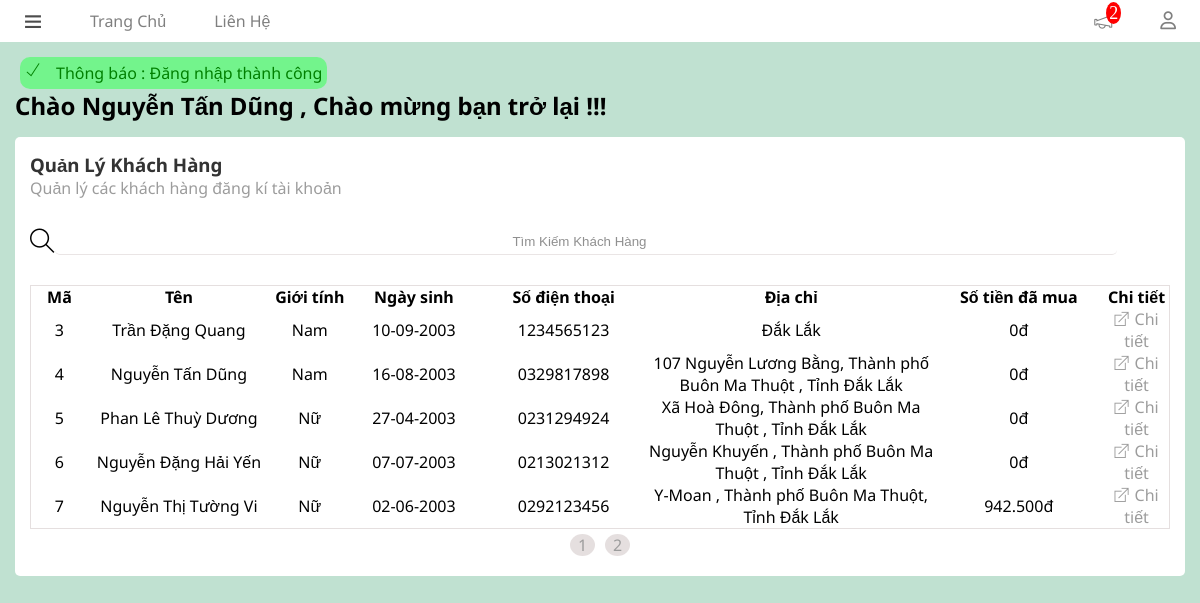
Page /customer/index.php (signed in) on the committed database.
### tables this page shows
CREATE TABLE `customers` (
  `id` int NOT NULL,
  `name` varchar(200) NOT NULL,
  `gender` int NOT NULL,
  `date` date DEFAULT NULL,
  `email` varchar(100) NOT NULL,
  `password` varchar(250) NOT NULL,
  `photos` varchar(100) DEFAULT NULL,
  `adress` text,
  `token` varchar(100) DEFAULT NULL,
  `phone` varchar(12) NOT NULL
);

### customer/index.php (the view, shortened to what this page needs)
<?php
$search ='';
$page ='1';
require_once '../connect.php';
$sql_customers = "select count(*) from customers where name like '%$search%'";
$arr_customers = mysqli_query($connect,$sql_customers);
$result_customers = mysqli_fetch_array($arr_customers);
$total_customers = $result_customers['count(*)'];
$customer_in_page = 5;
$total_page = ceil($total_customers/$customer_in_page);
$skip_page = $customer_in_page*($page-1);
$sql = "SELECT customers.*,ifnull(sum(total_price),0) as total_paid,COUNT(orders.id_customers) as quantity_orders
FROM customers LEFT JOIN orders on customers.id = orders.id_customers
where name like '%$search%' and orders.status = 1 or orders.id_customers is null group by customers.id
limit $customer_in_page offset $skip_page";
$result = mysqli_query($connect,$sql);
?>
<!DOCTYPE html>
<html lang="en">
<head>
    <link rel="stylesheet" href="../asset/font/themify-icons/themify-icons.css">
    <link rel="stylesheet" href="../asset/css/menu.css">
    <link rel="stylesheet" href="../asset/css/notifi.css">
    <link rel="stylesheet" href="../asset/css/style_customer.css">
  <link rel="stylesheet" href="https://code.jquery.com/ui/1.13.1/themes/base/jquery-ui.css">
</head>
<body>
    <div id="main">
        <div id="contain">
        <?php include '../asset/php/nav.php'?>
            <div id="body-contain">
            <?php include '../asset/php/notifi.php' ?>
                <h2 class="hello">Chào <?php echo $_SESSION['name'] ?> , Chào mừng bạn trở lại !!!</h2>
                <div id="content">
                    <h3 class="header">Quản Lý Khách Hàng</h3>
                    <p class="color-text">Quản lý các khách hàng đăng kí tài khoản</p>
                    <div class="content-search">
                        <i class="ti-search"></i>
                        <form>
                            <input type="search" name="search" class="search" placeholder="Tìm Kiếm Khách Hàng" id="input-search" value="">
                        </form>
                    </div>
                    <div id="content-table">
                        <table>
                            <tr>
                                <th class="content-table-id">Mã</th>
                                <th class="content-table-name">Tên</th>
                                <th class="content-table-gender">Giới tính</th>
                                <th class="content-table-date">Ngày sinh </th>
                                <th class="content-table-email">Số điện thoại</th>
                                <th class="content-table-adress">Địa chỉ</th>
                                <th class="content-table-amount-purchased">Số tiền đã mua</th>
                                <th class="content-table-detail">Chi tiết</th>
                            </tr>
                            <?php foreach($result as $each ) :?>
                            <tr>
                                <td><?php echo $each['id'] ?></td>
                                <td><?php echo $each['name'] ?></td>
                                <td><?php if($each['gender']==1){
                                    echo 'Nam';
                                }
                                else{
                                    echo 'Nữ';
                                }
                                ?></td>
                                <td>
                                <?php echo date('d-m-Y',strtotime($each['date'])) ?>
                                </td>
                                <td>
                                <?php echo $each['phone'] ?>
                                </td>
                                <td><?php echo $each['adress'] ?></td>
                                <td>
                                    <?php echo number_format($each['total_paid'], 0, ',', '.')?><span>đ</span>
                                </td>
                                <td><a href="detail.php?id=<?php echo $each['id']?>" class="table-a-detail"><i class="ti-new-window"></i></i> Chi tiết</a></td>
                            </tr>
                            <?php endforeach ?>
                        </table>
                    </div>
                    <div id="footer">
                        <?php for($i=1;$i<=$total_page;$i++){?>
                        <a href="index.php?page=<?php echo $i ?>&search=<?php echo $search ?>"><div class="page color-text"><?php echo $i ?></div></a>
                        <?php } ?>
                    </div>
                </div>
            </div>
        </div>
    </div>
</body>
</html>

### asset/css/menu.css (style rules this page uses)
* { box-sizing: border-box; margin: 0; padding: 0; }
html { background-color: #c0e1d1; font-family: 'Noto Sans', sans-serif; }
table { border-collapse: collapse; }

### asset/css/style_customer.css (style rules this page uses)
* { box-sizing: border-box; margin: 0; padding: 0; }
html { background-color: #c0e1d1; font-family: 'Noto Sans', sans-serif; }
table { border-collapse: collapse; }
#body-contain { padding: 15px; color: black; padding-top: 42px; }
#content { width: 100%; padding: 15px; margin: 15px 0px 15px 0px; background-color: white; border-radius: 5px; }
.header { color : #333333; }
.color-text { color : #9c9c9c; }
.content-search { position: relative; margin-top: 30px; width: 100%; text-align: center; display: flex; margin-bottom: 30px; }
.content-search i { font-size: 25px; }
.search { border: 0px; border-bottom: 1px solid #e5dfdf; border-radius: 5px; width: 600%; height: 25px; color: gray; opacity: 0.8; text-align: center; }
#content-table { text-align: center; width: 100%; border: 0.5px solid #e5dfdf; }
tr { width: 100%; }
#content-table .content-table-id { width: 5%; }
#content-table .content-table-name { width: 16%; }
#content-table .content-table-gender { width: 7%; }
#content-table .content-table-date { width: 11.3%; }
#content-table .content-table-email { width: 15%; }
#content-table .content-table-adress { width: 25%; }
#content-table .content-table-amount-purchased { width: 15%; }
#content-table .content-table-detail { width: 7%; }
.table-a-detail { color: #9c9c9c; text-decoration: none; }
#footer { display: flex; justify-content: center; text-align: center; }
#footer a { text-decoration: none; }
#footer .page { width: 25px; margin: 5px; border-radius: 50%; background-color: #e5dfdf; }

### rows in the picture
customers: id "3", name "Trần Đặng Quang", gender "Nam", date "10-09-2003", phone "1234565123", adress "Đắk Lắk", total_paid "0"
customers: id "4", name "Nguyễn Tấn Dũng", gender "Nam", date "16-08-2003", phone "0329817898", adress "107 Nguyễn Lương Bằng, Thành phố Buôn Ma Thuột , Tỉnh Đắk Lắk", total_paid "0"
customers: id "5", name "Phan Lê Thuỳ Dương", gender "Nữ", date "27-04-2003", phone "0231294924", adress "Xã Hoà Đông, Thành phố Buôn Ma Thuột , Tỉnh Đắk Lắk", total_paid "0"
customers: id "6", name "Nguyễn Đặng Hải Yến", gender "Nữ", date "07-07-2003", phone "0213021312", adress "Nguyễn Khuyến , Thành phố Buôn Ma Thuột , Tỉnh Đắk Lắk", total_paid "0"
customers: id "7", name "Nguyễn Thị Tường Vi", gender "Nữ", date "02-06-2003", phone "0292123456", adress "Y-Moan , Thành phố Buôn Ma Thuột, Tỉnh Đắk Lắk", total_paid "942.500"

### other values in the picture
$count_notifi "2"
$_SESSION['success'] "Đăng nhập thành công"
$_SESSION['name'] "Nguyễn Tấn Dũng"
